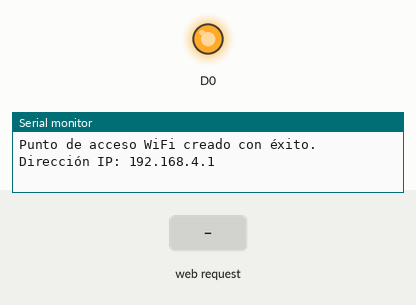
Recording of a sketch running on a simulated ESP8266 (NodeMCU). Parts: output pins drawn as LEDs (lit = HIGH), the last lines printed to the serial monitor. The test bench sets the inputs (shaded band). WiFi joins after 1.5 s; servers stay silent unless stated.

Above: at 1.2 s.
1.3 s: HTTP request GET /toggle received
At 2.1 s:
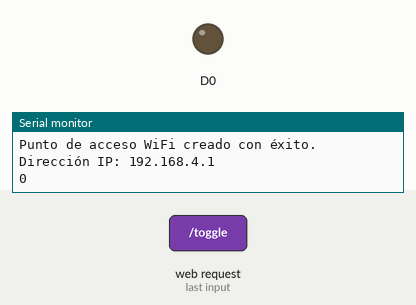
Timing chart, 0 to 4.3 s (numbered marks = the images above; inputs shaded):
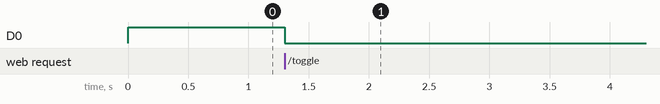

The sketch:

serverToggleSwich.ino
```cpp
#include <ESP8266WiFi.h>
#include <WiFiClient.h>
#include <ESP8266WebServer.h>

const char* ssid = "TestESP";
const char* password = "test20091994";

ESP8266WebServer server(80);

char html[] PROGMEM = R"=====(
<!doctype html>
<html lang="en">

<head>
	<meta charset="utf-8">
	<meta name="viewport" content="width=device-width, initial-scale=1">
	<title>Toggle Led</title>
	<!-- <link href="https://cdn.jsdelivr.net/npm/bootstrap@5.3.0/dist/css/bootstrap.min.css" rel="stylesheet"
		integrity="sha384-9ndCyUaIbzAi2FUVXJi0CjmCapSmO7SnpJef0486qhLnuZ2cdeRhO02iuK6FUUVM" crossorigin="anonymous"> -->
</head>

<body style="min-height:100vh; background-color:#a8bbce">
	<div class="container text-center">
		<div class="row align-items-start justify-content-center">
			<div class="col">
				<h1>Toggle LED</h1>
			</div>
		</div>
		<div class="row align-items-start justify-content-center">
			<div class="col-sm-6 col-12">
				<div class="card">
					<div class="justify-content-center align-items-center">
						<div type="button" onclick="toggleLED()" class="no-gutters">

							<div class="led" id="led"
								style="display: flex; justify-content: center; flex-direction: column; align-items: center; padding: 20px; background-color: rgb(237, 237, 154)">
								<div id="ledBig"
									style="border-radius: 50px 50px 25px 25px; width: 100px; height: 100px; background-color: yellow;border: 4px solid orange; display: flex; justify-content: center; align-items: center">
									<div id="ledSmall"
										style="border-radius: 25px 25px 12px 12px; width: 50px; height: 50px; border: 5px solid Orange; background-color: rgb(197, 120, 26)">
									</div>
								</div>
								<div
									style="border-radius: 0 0 0px 0px; width: 20px; height: 30px; background-color: black">
								</div>
							</div>
							<!-- <img id="imageLed" src="https://cdn-icons-png.flaticon.com/512/2338/2338838.png" width="300"
								style="max-width: 150px;" class="card-img-top" alt="..."> -->
						</div>
					</div>
					<div class="card-body">
						<h5 class="card-title">Cambiar Estado</h5>
						<p class="card-text">Al darle click al led Cambiaras el estado del led conectado al pin 16 D0
						</p>
					</div>
				</div>
			</div>
		</div>
	</div>
	<script>
		async function toggleLED() { try { const response = await fetch('/toggle'); const data = await response.text(); toggleImage(); console.log(data); } catch (error) { console.error(error); } }
		function toggleImage() {
			const imageLed = document.querySelector("#imageLed");
			let led = document.querySelector('#led');
			let ledBig = document.querySelector('#ledBig');
			let colorOff = 'rgb(255, 255, 255)';
			let colorOn = 'rgb(237, 237, 154)';
			let colorOffBig = 'rgb(255, 255, 255)';
			let colorOnBig = 'yellow';
			if (led.style.backgroundColor == 'rgb(237, 237, 154)') {
				led.style.backgroundColor = colorOff;
				ledBig.style.backgroundColor = colorOffBig;
			} else {
				led.style.backgroundColor = colorOn;
				ledBig.style.backgroundColor = colorOnBig;
			}
			console.log(led.style.backgroundColor)
		}
	</script>
</body>
<style>
	:root {
		--bs-blue: #0d6efd;
		--bs-indigo: #6610f2;
		--bs-purple: #6f42c1;
		--bs-pink: #d63384;
		--bs-red: #dc3545;
		--bs-orange: #fd7e14;
		--bs-yellow: #ffc107;
		--bs-green: #198754;
		--bs-teal: #20c997;
		--bs-cyan: #0dcaf0;
		--bs-black: #000;
		--bs-white: #fff;
		--bs-gray: #6c757d;
		--bs-gray-dark: #343a40;
		--bs-gray-100: #f8f9fa;
		--bs-gray-200: #e9ecef;
		--bs-gray-300: #dee2e6;
		--bs-gray-400: #ced4da;
		--bs-gray-500: #adb5bd;
		--bs-gray-600: #6c757d;
		--bs-gray-700: #495057;
		--bs-gray-800: #343a40;
		--bs-gray-900: #212529;
		--bs-primary: #0d6efd;
		--bs-secondary: #6c757d;
		--bs-success: #198754;
		--bs-info: #0dcaf0;
		--bs-warning: #ffc107;
		--bs-danger: #dc3545;
		--bs-light: #f8f9fa;
		--bs-dark: #212529;
		--bs-primary-rgb: 13, 110, 253;
		--bs-secondary-rgb: 108, 117, 125;
		--bs-success-rgb: 25, 135, 84;
		--bs-info-rgb: 13, 202, 240;
		--bs-warning-rgb: 255, 193, 7;
		--bs-danger-rgb: 220, 53, 69;
		--bs-light-rgb: 248, 249, 250;
		--bs-dark-rgb: 33, 37, 41;
		--bs-primary-text-emphasis: #052c65;
		--bs-secondary-text-emphasis: #2b2f32;
		--bs-success-text-emphasis: #0a3622;
		--bs-info-text-emphasis: #055160;
		--bs-warning-text-emphasis: #664d03;
		--bs-danger-text-emphasis: #58151c;
		--bs-light-text-emphasis: #495057;
		--bs-dark-text-emphasis: #495057;
		--bs-primary-bg-subtle: #cfe2ff;
		--bs-secondary-bg-subtle: #e2e3e5;
		--bs-success-bg-subtle: #d1e7dd;
		--bs-info-bg-subtle: #cff4fc;
		--bs-warning-bg-subtle: #fff3cd;
		--bs-danger-bg-subtle: #f8d7da;
		--bs-light-bg-subtle: #fcfcfd;
		--bs-dark-bg-subtle: #ced4da;
		--bs-primary-border-subtle: #9ec5fe;
		--bs-secondary-border-subtle: #c4c8cb;
		--bs-success-border-subtle: #a3cfbb;
		--bs-info-border-subtle: #9eeaf9;
		--bs-warning-border-subtle: #ffe69c;
		--bs-danger-border-subtle: #f1aeb5;
		--bs-light-border-subtle: #e9ecef;
		--bs-dark-border-subtle: #adb5bd;
		--bs-white-rgb: 255, 255, 255;
		--bs-black-rgb: 0, 0, 0;
		--bs-font-sans-serif: system-ui, -apple-system, "Segoe UI", Roboto, "Helvetica Neue", "Noto Sans", "Liberation Sans", Arial, sans-serif, "Apple Color Emoji", "Segoe UI Emoji", "Segoe UI Symbol", "Noto Color Emoji";
		--bs-font-monospace: SFMono-Regular, Menlo, Monaco, Consolas, "Liberation Mono", "Courier New", monospace;
		--bs-gradient: linear-gradient(180deg, rgba(255, 255, 255, 0.15), rgba(255, 255, 255, 0));
		--bs-body-font-family: var(--bs-font-sans-serif);
		--bs-body-font-size: 1rem;
		--bs-body-font-weight: 400;
		--bs-body-line-height: 1.5;
		--bs-body-color: #212529;
		--bs-body-color-rgb: 33, 37, 41;
		--bs-body-bg: #fff;
		--bs-body-bg-rgb: 255, 255, 255;
		--bs-emphasis-color: #000;
		--bs-emphasis-color-rgb: 0, 0, 0;
		--bs-secondary-color: rgba(33, 37, 41, 0.75);
		--bs-secondary-color-rgb: 33, 37, 41;
		--bs-secondary-bg: #e9ecef;
		--bs-secondary-bg-rgb: 233, 236, 239;
		--bs-tertiary-color: rgba(33, 37, 41, 0.5);
		--bs-tertiary-color-rgb: 33, 37, 41;
		--bs-tertiary-bg: #f8f9fa;
		--bs-tertiary-bg-rgb: 248, 249, 250;
		--bs-heading-color: inherit;
		--bs-link-color: #0d6efd;
		--bs-link-color-rgb: 13, 110, 253;
		--bs-link-decoration: underline;
		--bs-link-hover-color: #0a58ca;
		--bs-link-hover-color-rgb: 10, 88, 202;
		--bs-code-color: #d63384;
		--bs-highlight-bg: #fff3cd;
		--bs-border-width: 1px;
		--bs-border-style: solid;
		--bs-border-color: #dee2e6;
		--bs-border-color-translucent: rgba(0, 0, 0, 0.175);
		--bs-border-radius: 0.375rem;
		--bs-border-radius-sm: 0.25rem;
		--bs-border-radius-lg: 0.5rem;
		--bs-border-radius-xl: 1rem;
		--bs-border-radius-xxl: 2rem;
		--bs-border-radius-2xl: var(--bs-border-radius-xxl);
		--bs-border-radius-pill: 50rem;
		--bs-box-shadow: 0 0.5rem 1rem rgba(0, 0, 0, 0.15);
		--bs-box-shadow-sm: 0 0.125rem 0.25rem rgba(0, 0, 0, 0.075);
		--bs-box-shadow-lg: 0 1rem 3rem rgba(0, 0, 0, 0.175);
		--bs-box-shadow-inset: inset 0 1px 2px rgba(0, 0, 0, 0.075);
		--bs-focus-ring-width: 0.25rem;
		--bs-focus-ring-opacity: 0.25;
		--bs-focus-ring-color: rgba(13, 110, 253, 0.25);
		--bs-form-valid-color: #198754;
		--bs-form-valid-border-color: #198754;
		--bs-form-invalid-color: #dc3545;
		--bs-form-invalid-border-color: #dc3545;
	}

	*,
	::after,
	::before {
		box-sizing: border-box;
	}

	@media (prefers-reduced-motion:no-preference) {
		:root {
			scroll-behavior: smooth;
		}
	}

	body {
		margin: 0;
		font-family: var(--bs-body-font-family);
		font-size: var(--bs-body-font-size);
		font-weight: var(--bs-body-font-weight);
		line-height: var(--bs-body-line-height);
		color: var(--bs-body-color);
		text-align: var(--bs-body-text-align);
		background-color: var(--bs-body-bg);
		-webkit-text-size-adjust: 100%;
		-webkit-tap-highlight-color: transparent;
	}

	h1,
	h5 {
		margin-top: 0;
		margin-bottom: .5rem;
		font-weight: 500;
		line-height: 1.2;
		color: var(--bs-heading-color);
	}

	h1 {
		font-size: calc(1.375rem + 1.5vw);
	}

	@media (min-width:1200px) {
		h1 {
			font-size: 2.5rem;
		}
	}

	h5 {
		font-size: 1.25rem;
	}

	p {
		margin-top: 0;
		margin-bottom: 1rem;
	}

	img {
		vertical-align: middle;
	}

	[type=button] {
		-webkit-appearance: button;
	}

	[type=button]:not(:disabled) {
		cursor: pointer;
	}

	.container {
		--bs-gutter-x: 1.5rem;
		--bs-gutter-y: 0;
		width: 100%;
		padding-right: calc(var(--bs-gutter-x) * .5);
		padding-left: calc(var(--bs-gutter-x) * .5);
		margin-right: auto;
		margin-left: auto;
	}

	@media (min-width:576px) {
		.container {
			max-width: 540px;
		}
	}

	@media (min-width:768px) {
		.container {
			max-width: 720px;
		}
	}

	@media (min-width:992px) {
		.container {
			max-width: 960px;
		}
	}

	@media (min-width:1200px) {
		.container {
			max-width: 1140px;
		}
	}

	@media (min-width:1400px) {
		.container {
			max-width: 1320px;
		}
	}

	:root {
		--bs-breakpoint-xs: 0;
		--bs-breakpoint-sm: 576px;
		--bs-breakpoint-md: 768px;
		--bs-breakpoint-lg: 992px;
		--bs-breakpoint-xl: 1200px;
		--bs-breakpoint-xxl: 1400px;
	}

	.row {
		--bs-gutter-x: 1.5rem;
		--bs-gutter-y: 0;
		display: flex;
		flex-wrap: wrap;
		margin-top: calc(-1 * var(--bs-gutter-y));
		margin-right: calc(-.5 * var(--bs-gutter-x));
		margin-left: calc(-.5 * var(--bs-gutter-x));
	}

	.row>* {
		flex-shrink: 0;
		width: 100%;
		max-width: 100%;
		padding-right: calc(var(--bs-gutter-x) * .5);
		padding-left: calc(var(--bs-gutter-x) * .5);
		margin-top: var(--bs-gutter-y);
	}

	.col {
		flex: 1 0 0%;
	}

	.col-12 {
		flex: 0 0 auto;
		width: 100%;
	}

	@media (min-width:576px) {
		.col-sm-6 {
			flex: 0 0 auto;
			width: 50%;
		}
	}

	.card {
		--bs-card-spacer-y: 1rem;
		--bs-card-spacer-x: 1rem;
		--bs-card-title-spacer-y: 0.5rem;
		--bs-card-border-width: var(--bs-border-width);
		--bs-card-border-color: var(--bs-border-color-translucent);
		--bs-card-border-radius: var(--bs-border-radius);
		--bs-card-inner-border-radius: calc(var(--bs-border-radius) - (var(--bs-border-width)));
		--bs-card-cap-padding-y: 0.5rem;
		--bs-card-cap-padding-x: 1rem;
		--bs-card-cap-bg: rgba(var(--bs-body-color-rgb), 0.03);
		--bs-card-bg: var(--bs-body-bg);
		--bs-card-img-overlay-padding: 1rem;
		--bs-card-group-margin: 0.75rem;
		position: relative;
		display: flex;
		flex-direction: column;
		min-width: 0;
		height: var(--bs-card-height);
		color: var(--bs-body-color);
		word-wrap: break-word;
		background-color: var(--bs-card-bg);
		background-clip: border-box;
		border: var(--bs-card-border-width) solid var(--bs-card-border-color);
		border-radius: var(--bs-card-border-radius);
	}

	.card-body {
		flex: 1 1 auto;
		padding: var(--bs-card-spacer-y) var(--bs-card-spacer-x);
		color: var(--bs-card-color);
	}

	.card-title {
		margin-bottom: var(--bs-card-title-spacer-y);
		color: var(--bs-card-title-color);
	}

	.card-text:last-child {
		margin-bottom: 0;
	}

	.card-img-top {
		width: 100%;
	}

	.card-img-top {
		border-top-left-radius: var(--bs-card-inner-border-radius);
		border-top-right-radius: var(--bs-card-inner-border-radius);
	}

	.justify-content-center {
		justify-content: center !important;
	}

	.align-items-start {
		align-items: flex-start !important;
	}

	.align-items-center {
		align-items: center !important;
	}

	.text-center {
		text-align: center !important;
	}

	/*! CSS Used from: chrome-extension://mhnlakgilnojmhinhkckjpncpbhabphi/content.css */
	#USE_CHAT_GPT_AI_ROOT {
		position: fixed;
		top: 0;
		right: 0;
		height: 100vh;
		box-sizing: border-box;
		display: flex !important;
		flex-direction: column;
		opacity: 0;
		transition: all 0.1s ease-in-out;
		z-index: -2147483600;
	}

	use-chat-gpt-ai-content-menu,
	use-chat-gpt-ai,
	#USE_CHAT_GPT_AI_ROOT {
		visibility: visible !important;
	}

	:root {
		--contexify-zIndex: 666;
		--contexify-menu-minWidth: 220px;
		--contexify-menu-padding: 6px;
		--contexify-menu-radius: 6px;
		--contexify-menu-bgColor: #fff;
		--contexify-menu-shadow: 1px 2px 2px rgba(0, 0, 0, 0.1), 2px 4px 4px rgba(0, 0, 0, 0.1), 3px 6px 6px rgba(0, 0, 0, 0.1);
		--contexify-menu-negatePadding: var(--contexify-menu-padding);
		--contexify-separator-color: rgba(0, 0, 0, 0.2);
		--contexify-separator-margin: 5px;
		--contexify-itemContent-padding: 6px;
		--contexify-activeItem-radius: 4px;
		--contexify-item-color: #333;
		--contexify-activeItem-color: #fff;
		--contexify-activeItem-bgColor: #3498db;
		--contexify-rightSlot-color: #6f6e77;
		--contexify-activeRightSlot-color: #fff;
		--contexify-arrow-color: #6f6e77;
		--contexify-activeArrow-color: #fff;
	}

	:root {
		--contexify-item-color: rgba(0, 0, 0, 0.87) !important;
		--contexify-activeItem-color: rgba(0, 0, 0, 0.87) !important;
		--contexify-activeArrow-color: rgba(0, 0, 0, 0.87) !important;
		--contexify-activeItem-bgColor: rgba(118, 1, 211, 0.04) !important;
	}

	/*! CSS Used from: Embedded */
	*,
	::after,
	::before {
		box-sizing: border-box;
	}

	body {
		margin: 0;
		font-family: var(--bs-body-font-family);
		font-size: var(--bs-body-font-size);
		font-weight: var(--bs-body-font-weight);
		line-height: var(--bs-body-line-height);
		color: var(--bs-body-color);
		text-align: var(--bs-body-text-align);
		background-color: var(--bs-body-bg);
		-webkit-text-size-adjust: 100%;
		-webkit-tap-highlight-color: transparent;
	}

	h1,
	h5 {
		margin-top: 0;
		margin-bottom: .5rem;
		font-weight: 500;
		line-height: 1.2;
		color: var(--bs-heading-color);
	}

	h1 {
		font-size: calc(1.375rem + 1.5vw);
	}

	@media (min-width:1200px) {
		h1 {
			font-size: 2.5rem;
		}
	}

	h5 {
		font-size: 1.25rem;
	}

	p {
		margin-top: 0;
		margin-bottom: 1rem;
	}

	img {
		vertical-align: middle;
	}

	[type=button] {
		-webkit-appearance: button;
	}

	[type=button]:not(:disabled) {
		cursor: pointer;
	}

	.container {
		--bs-gutter-x: 1.5rem;
		--bs-gutter-y: 0;
		width: 100%;
		padding-right: calc(var(--bs-gutter-x) * .5);
		padding-left: calc(var(--bs-gutter-x) * .5);
		margin-right: auto;
		margin-left: auto;
	}

	@media (min-width:576px) {
		.container {
			max-width: 540px;
		}
	}

	@media (min-width:768px) {
		.container {
			max-width: 720px;
		}
	}

	@media (min-width:992px) {
		.container {
			max-width: 960px;
		}
	}

	@media (min-width:1200px) {
		.container {
			max-width: 1140px;
		}
	}

	@media (min-width:1400px) {
		.container {
			max-width: 1320px;
		}
	}

	.row {
		--bs-gutter-x: 1.5rem;
		--bs-gutter-y: 0;
		display: flex;
		flex-wrap: wrap;
		margin-top: calc(-1 * var(--bs-gutter-y));
		margin-right: calc(-.5 * var(--bs-gutter-x));
		margin-left: calc(-.5 * var(--bs-gutter-x));
	}

	.row>* {
		flex-shrink: 0;
		width: 100%;
		max-width: 100%;
		padding-right: calc(var(--bs-gutter-x) * .5);
		padding-left: calc(var(--bs-gutter-x) * .5);
		margin-top: var(--bs-gutter-y);
	}

	.col {
		flex: 1 0 0%;
	}

	.col-12 {
		flex: 0 0 auto;
		width: 100%;
	}

	@media (min-width:576px) {
		.col-sm-6 {
			flex: 0 0 auto;
			width: 50%;
		}
	}

	.card {
		--bs-card-spacer-y: 1rem;
		--bs-card-spacer-x: 1rem;
		--bs-card-title-spacer-y: 0.5rem;
		--bs-card-border-width: var(--bs-border-width);
		--bs-card-border-color: var(--bs-border-color-translucent);
		--bs-card-border-radius: var(--bs-border-radius);
		--bs-card-inner-border-radius: calc(var(--bs-border-radius) - (var(--bs-border-width)));
		--bs-card-cap-padding-y: 0.5rem;
		--bs-card-cap-padding-x: 1rem;
		--bs-card-cap-bg: rgba(var(--bs-body-color-rgb), 0.03);
		--bs-card-bg: var(--bs-body-bg);
		--bs-card-img-overlay-padding: 1rem;
		--bs-card-group-margin: 0.75rem;
		position: relative;
		display: flex;
		flex-direction: column;
		min-width: 0;
		height: var(--bs-card-height);
		color: var(--bs-body-color);
		word-wrap: break-word;
		background-color: var(--bs-card-bg);
		background-clip: border-box;
		border: var(--bs-card-border-width) solid var(--bs-card-border-color);
		border-radius: var(--bs-card-border-radius);
	}

	.card-body {
		flex: 1 1 auto;
		padding: var(--bs-card-spacer-y) var(--bs-card-spacer-x);
		color: var(--bs-card-color);
	}

	.card-title {
		margin-bottom: var(--bs-card-title-spacer-y);
		color: var(--bs-card-title-color);
	}

	.card-text:last-child {
		margin-bottom: 0;
	}

	.card-img-top {
		width: 100%;
	}

	.card-img-top {
		border-top-left-radius: var(--bs-card-inner-border-radius);
		border-top-right-radius: var(--bs-card-inner-border-radius);
	}

	.justify-content-center {
		justify-content: center !important;
	}

	.align-items-start {
		align-items: flex-start !important;
	}

	.align-items-center {
		align-items: center !important;
	}

	.text-center {
		text-align: center !important;
	}

	#USE_CHAT_GPT_AI_ROOT {
		position: fixed;
		top: 0;
		right: 0;
		height: 100vh;
		box-sizing: border-box;
		display: flex !important;
		flex-direction: column;
		opacity: 0;
		transition: all 0.1s ease-in-out;
		z-index: -2147483600;
	}

	use-chat-gpt-ai-content-menu,
	use-chat-gpt-ai,
	#USE_CHAT_GPT_AI_ROOT {
		visibility: visible !important;
	}
</style>
</html>
  )=====";

void handleRoot() {
  server.send(200, "text/html", html);
}

void handleToggle() {
  // digitalWrite(16, !digitalRead(16));
  if (digitalRead(16) == HIGH) {
    digitalWrite(16, LOW);
  } else {
    digitalWrite(16, HIGH);
  }
  server.send(200, "text/plain", "El pin 16 se ha cambiado");
  Serial.println(digitalRead(16));
}

void setup() {
  pinMode(16, OUTPUT);
  Serial.begin(115200);
  WiFi.softAP("LeenX2", "123456789");
  // crear conexion a la red
  // Conexión a Internet
  // WiFi.begin("Leen", "12345678");

// Esperar a que se conecte a Internet
  // while (WiFi.status() != WL_CONNECTED) {
    // delay(500);
    // Serial.print(".");
  // }

  Serial.print("Punto de acceso WiFi creado con éxito. Dirección IP: ");
  Serial.println(WiFi.softAPIP());
  digitalWrite(16, HIGH);
  server.on("/", handleRoot);
  server.on("/toggle", handleToggle);
  server.begin();
}

void loop() {
  server.handleClient();
}
```

Measured:
- after the input at 1.3 s, D0: HIGH → LOW at once
